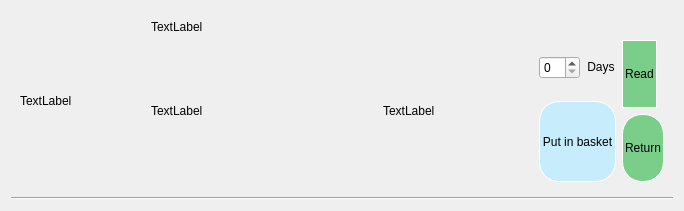
<?xml version="1.0" encoding="UTF-8"?>
<ui version="4.0">
 <class>DisplayBookWidget</class>
 <widget class="QWidget" name="DisplayBookWidget">
  <property name="geometry">
   <rect>
    <x>0</x>
    <y>0</y>
    <width>684</width>
    <height>211</height>
   </rect>
  </property>
  <property name="windowTitle">
   <string>Form</string>
  </property>
  <layout class="QVBoxLayout" name="verticalLayout_2">
   <item>
    <widget class="QWidget" name="widget" native="true">
     <layout class="QHBoxLayout" name="horizontalLayout_3">
      <item>
       <widget class="QLabel" name="image">
        <property name="minimumSize">
         <size>
          <width>125</width>
          <height>0</height>
         </size>
        </property>
        <property name="maximumSize">
         <size>
          <width>125</width>
          <height>175</height>
         </size>
        </property>
        <property name="text">
         <string>TextLabel</string>
        </property>
        <property name="scaledContents">
         <bool>true</bool>
        </property>
       </widget>
      </item>
      <item>
       <layout class="QVBoxLayout" name="verticalLayout" stretch="0,1">
        <item>
         <widget class="QLabel" name="title">
          <property name="text">
           <string>TextLabel</string>
          </property>
         </widget>
        </item>
        <item>
         <layout class="QHBoxLayout" name="horizontalLayout" stretch="3,2,0,0">
          <item>
           <widget class="QLabel" name="content_author">
            <property name="text">
             <string>TextLabel</string>
            </property>
           </widget>
          </item>
          <item>
           <widget class="QLabel" name="publisher_genre_language">
            <property name="text">
             <string>TextLabel</string>
            </property>
           </widget>
          </item>
          <item>
           <layout class="QVBoxLayout" name="verticalLayout_4">
            <item>
             <layout class="QHBoxLayout" name="horizontalLayout_2">
              <item>
               <widget class="QSpinBox" name="duration"/>
              </item>
              <item>
               <widget class="QLabel" name="label">
                <property name="styleSheet">
                 <string notr="true">font: 12pt &quot;Myriad Pro&quot;;</string>
                </property>
                <property name="text">
                 <string>&lt;html&gt;&lt;head/&gt;&lt;body&gt;&lt;p align=&quot;center&quot;&gt;Days&lt;/p&gt;&lt;/body&gt;&lt;/html&gt;</string>
                </property>
               </widget>
              </item>
             </layout>
            </item>
            <item>
             <widget class="QPushButton" name="put_in_basket_button">
              <property name="sizePolicy">
               <sizepolicy hsizetype="Minimum" vsizetype="Fixed">
                <horstretch>0</horstretch>
                <verstretch>0</verstretch>
               </sizepolicy>
              </property>
              <property name="styleSheet">
               <string notr="true">QPushButton {
	height: 75px;
    background-color: rgb(199,237,252);
    border-style: outset;
    border-width: 1px;
    border-radius: 20px;
    border-color: white;
    font:normal 200 14pt &quot;Myriad Pro&quot;;
    min-width: 5em;
    padding: 2px;
}
QPushButton:pressed {
	background-color: rgb(178,231,250);
	border-style: outset;
	border-style: inset;
}
QPushButton:hover {
	background-color: rgb(178,231,250);
	border-style: inset;
}</string>
              </property>
              <property name="text">
               <string>Put in basket</string>
              </property>
             </widget>
            </item>
           </layout>
          </item>
          <item>
           <layout class="QVBoxLayout" name="verticalLayout_3">
            <item>
             <widget class="QPushButton" name="read_button">
              <property name="sizePolicy">
               <sizepolicy hsizetype="Fixed" vsizetype="Preferred">
                <horstretch>0</horstretch>
                <verstretch>0</verstretch>
               </sizepolicy>
              </property>
              <property name="styleSheet">
               <string notr="true">QPushButton {
	height: 35px;
    background-color: #7bcd8a;
    border-style: outset;
    border-width: 1px;
    border-radius: 20px;
    border-color: white;
    font:normal 200 14pt &quot;Myriad Pro&quot;;
    min-width: 3em;
    padding: 2px;
}
QPushButton:pressed {
	background-color:#095115;
	border-style: outset;
	border-style: inset;
}
QPushButton:hover {
	background-color: #b5dfa5;
	border-style: inset;
}</string>
              </property>
              <property name="text">
               <string>Read</string>
              </property>
             </widget>
            </item>
            <item>
             <widget class="QPushButton" name="Return_button">
              <property name="sizePolicy">
               <sizepolicy hsizetype="Minimum" vsizetype="Preferred">
                <horstretch>0</horstretch>
                <verstretch>0</verstretch>
               </sizepolicy>
              </property>
              <property name="styleSheet">
               <string notr="true">QPushButton {
	height: 35px;
    background-color: #7bcd8a;
    border-style: outset;
    border-width: 1px;
    border-radius: 20px;
    border-color: white;
    font:normal 200 14pt &quot;Myriad Pro&quot;;
    min-width: 3em;
    padding: 2px;
}
QPushButton:pressed {
	background-color:#095115;
	border-style: outset;
	border-style: inset;
}
QPushButton:hover {
	background-color: #b5dfa5;
	border-style: inset;
}</string>
              </property>
              <property name="text">
               <string>Return</string>
              </property>
             </widget>
            </item>
           </layout>
          </item>
         </layout>
        </item>
       </layout>
      </item>
     </layout>
    </widget>
   </item>
   <item>
    <widget class="Line" name="line">
     <property name="orientation">
      <enum>Qt::Horizontal</enum>
     </property>
    </widget>
   </item>
  </layout>
 </widget>
 <resources/>
 <connections/>
</ui>
